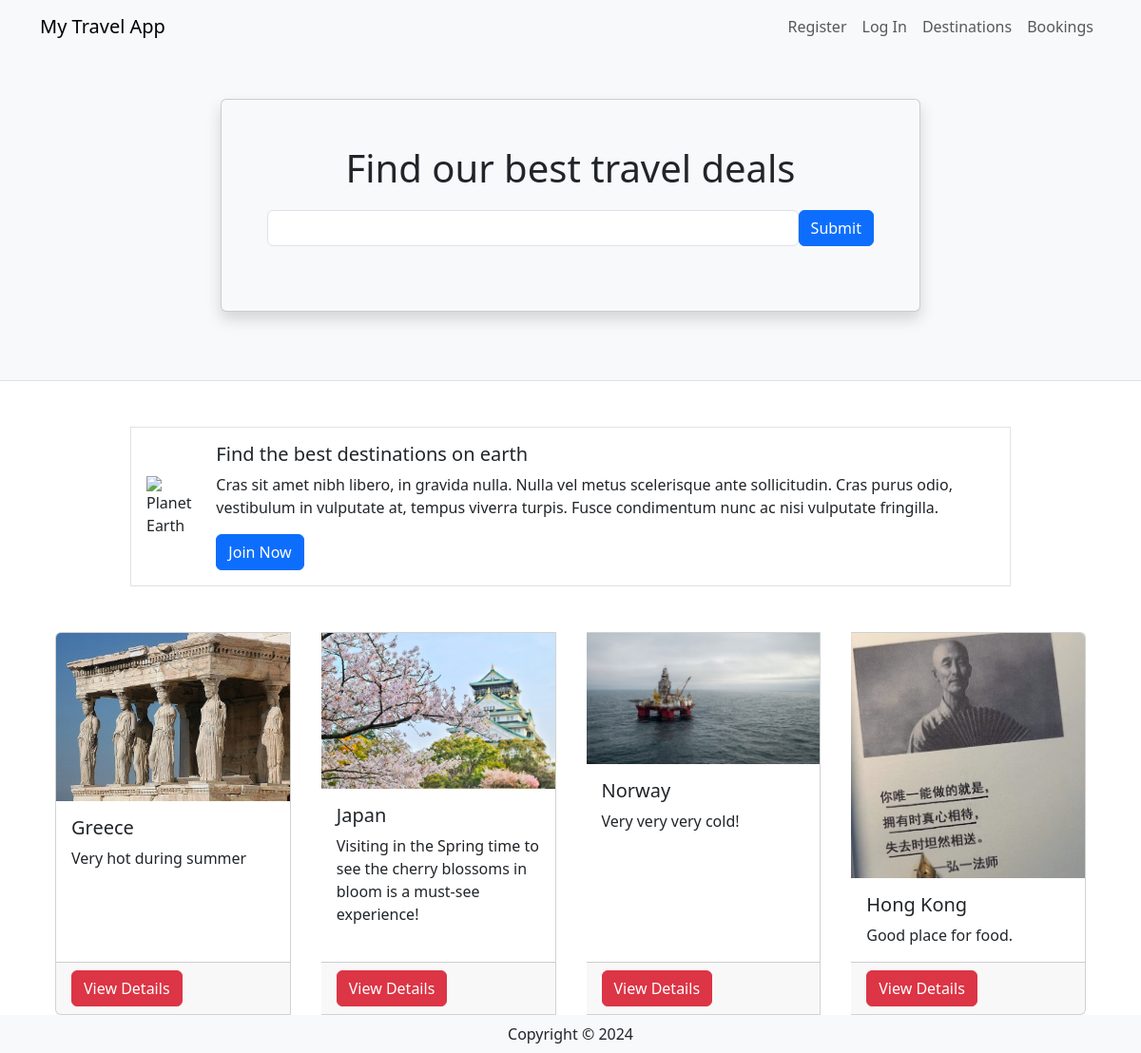
The page / on the database its author committed.
### travel/models.py (models this page shows, shortened)
class Destination(db.Model):
    __tablename__ = 'destinations'
    id = db.Column(db.Integer, primary_key=True)
    name = db.Column(db.String(80))
    description = db.Column(db.String(200))
    image = db.Column(db.String(400))
    currency = db.Column(db.String(3))
    comments = db.relationship('Comment', backref='destination')

### travel/views.py (the view)
@mainbp.route('/')
def index():
    destinations = db.session.scalars(db.select(Destination)).all()
    return render_template('index.html', destinations=destinations)

### travel/templates/index.html
{% extends 'base.html' %}
{% block header %}
      <div class="container">
         <div class="row justify-content-center mt-5 pb-4">
            <div class="col-md-8">
               <div class="card shadow p-5 mb-5 bg-light">
                  <h1 class="text-center mb-3">Find our best travel deals</h1>
                  <form class="form-inline d-flex flex-nowrap" action="{{url_for('main.search')}}" >
                     <input type="text" name="search" class="form-control flex-grow-1 my-1 mr-sm-2" id="SearchForm">
                     <button type="submit" class="flex-shrink-1 btn btn-primary my-1">Submit</button>
                   </form>
               </div>
            </div>
         </div>
      </div>
{% endblock %}
{% block content %}
      <div class="container">
         <div class="row mt-5 mb-5 justify-content-center">
            <div class="col-md-10">
               <div class="media border p-3 d-flex justify-content-start">
                  <img class="align-self-center me-3" style="max-width:120px"
                     src="https://upload.wikimedia.org/wikipedia/commons/thumb/2/22/Earth_Western_Hemisphere_transparent_background.png/600px-Earth_Western_Hemisphere_transparent_background.png"
                     alt="Planet Earth">
                  <div class="align-self-center media-body">
                     <h5 class="mt-0">Find the best destinations on earth</h5>
                     <p class="d-none d-sm-block">Cras sit amet nibh libero, in gravida nulla. Nulla vel metus
                        scelerisque ante sollicitudin. Cras purus odio, vestibulum in vulputate at, tempus viverra
                        turpis. Fusce condimentum nunc ac nisi vulputate fringilla.</p>
                     <a href="#" class="btn btn-primary">Join Now</a>
                  </div>
               </div>
            </div>
         </div>
         <div class="card-group">
            {% for destination in destinations %}
            <div class="card mx-3">
               <img class="card-img-top"
                  src="{{ destination.image }}" alt="destination picture">
               <div class="card-body">
                  <h5 class="card-title">{{ destination.name }}</h5>
                  <p class="card-text">{{ destination.description }}</p>
               </div>
               <div class="card-footer"><a href="{{ url_for('destination.show', id=destination.id) }}" class ="btn btn-danger"> View Details </a></div>
            </div>
            {% endfor %}
         </div>
      </div>
{% endblock %}

### travel/templates/base.html (shortened to what this page needs)
<html>
<head>
   <link href="https://cdn.jsdelivr.net/npm/bootstrap@5.3.2/dist/css/bootstrap.min.css" rel="stylesheet">
</head>
<body>
   <header class="bg-light border-bottom">
      <nav class="navbar navbar-expand-lg navbar-light bg-light">
         <div class="container">
            <a href="/" class="navbar-brand">My Travel App</a>
            <div class="collapse navbar-collapse justify-content-end" id="navbarSupportedContent">
               <div class="navbar-nav ml-auto">
                  {% if current_user.is_authenticated %}
                     <a class="nav-item nav-link disabled text-muted" href="#">Welcome {{current_user.name}}</a>
                     <a class="nav-item nav-link" href="{{ url_for('auth.logout') }}">Log Out</a>
                  {% else %}
                     <a class="nav-item nav-link" href="{{ url_for('auth.register') }}">Register</a>
                     <a class="nav-item nav-link" href="{{ url_for('auth.login') }}">Log In</a>
                  {% endif %}
                  <a class="nav-item nav-link" href="{{ url_for('destination.create') }}">Destinations</a>
                  <a class="nav-item nav-link" href="#">Bookings</a>
               </div>
            </div>
         </div>
      </nav>
      {% block header %}
      {% endblock %}
   </header>
   {% block content %}
   {% endblock %}
    <footer class="footer">
        <div class="text-center py-2 bg-light">
            <span class="text-dark">Copyright &copy; {{ year }}</span>
        </div>
    </footer>
   </body>
</html>

### rows shown on the page
Destination: image (picture), name "Greece", description "Very hot during summer"
Destination: image (picture), name "Japan", description "Visiting in the Spring time to see the cherry blossoms in bloom is a must-see experience!"
Destination: image (picture), name "Norway", description "Very very very cold!"
Destination: image (picture), name "Hong Kong", description "Good place for food."
